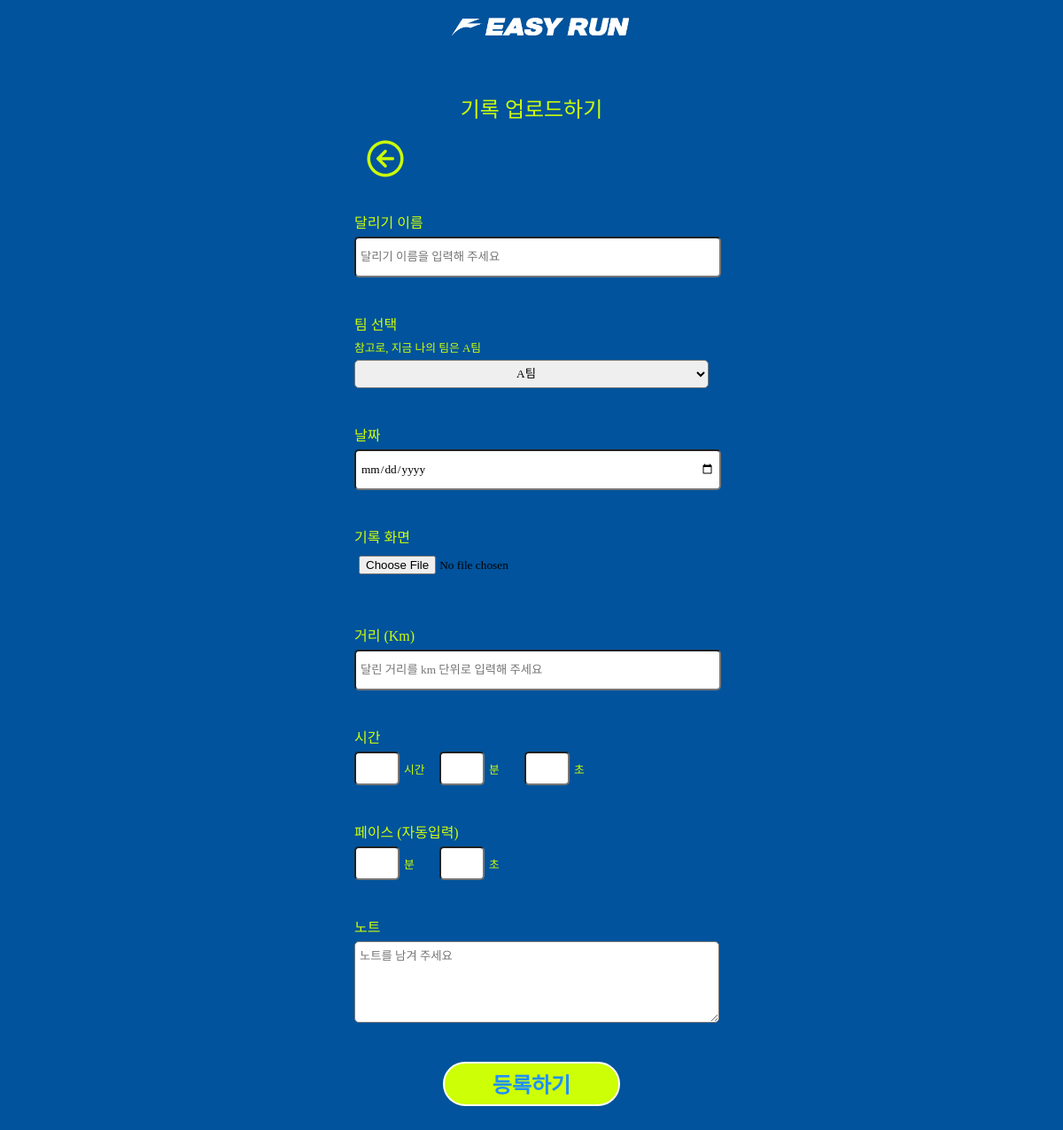
The app's page /runres/resister/ (signed in), older data.
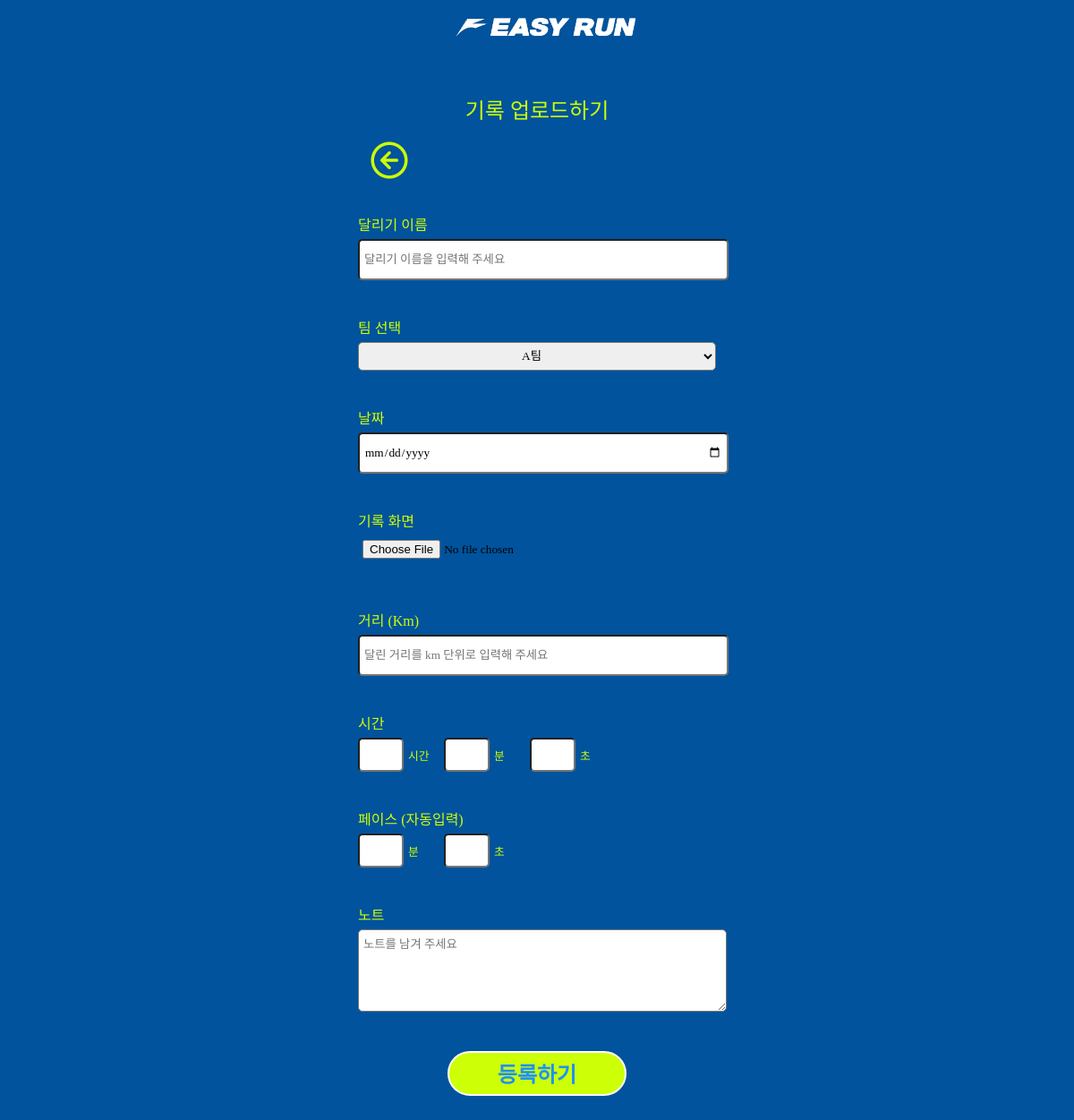
The same page, newer data.
### record/models.py (models this page shows, shortened)
class TeamMember(models.Model):
    member_id = models.AutoField(primary_key=True)
    team = models.ForeignKey(Team, null=True, on_delete=models.CASCADE)
    user = models.ForeignKey(settings.AUTH_USER_MODEL,on_delete=models.CASCADE)
    leader = models.BooleanField(default=False)
    class Meta:
        constraints = [
            models.UniqueConstraint(fields=['user'], name='uunique_user_only_one_team')
        ]

class Team(models.Model):
    STATUS_CHOICES = [
        ('ready', '준비중'),
        ('go', '운영중'),
        ('stop', '완료'),
    ]
    team_id = models.AutoField(primary_key=True)
    team_name = models.CharField(max_length=50, null=False, blank=False)
    status = models.CharField(max_length=50, choices=STATUS_CHOICES, default='ready')
    def __str__(self):
        return str(self.team_name)

### record/views.py (the view)
# urls.py: path("resister/", views.runres, name="runres"),
def runres(request):
    pk = request.user.id
    team_list = Team.objects.all()
    my_team = TeamMember.objects.filter(user=pk)
    return render(request,"run_res.html", {"team_list":team_list,"my_team":my_team})

### templates/run_res.html (shortened to what this page needs)
<!DOCTYPE html>
{% load static %}
<html lang="ko">
  <head>
    <link href="https://hangeul.pstatic.net/hangeul_static/css/nanum-square-neo.css" rel="stylesheet">
    <link rel="stylesheet" type="text/css" href="{% static 'css/joolmag.css' %}"/>
  </head>
  {% if user.is_authenticated %}
    <body class="mainbg">
      <div class="sterun-logo-m">
        <a href={% url "index" %}>
          <img src="{% static "img/easyrun-logo2.png" %}" alt="logo-top" height="auto" ,="," width="200px">
      </div>
      <div class="run-submit-title">
        <div class="sub-title">기록 업로드하기</div>
      </div>
      <div class="container-400">
        <div class="run-submit-prev">
          <div class="previous-btn">
            <a href="{{ request.META.HTTP_REFERER }}">
              <img src="{% static "img/circle-arrow-down.png" %}" alt="logo-top" height="50px" ,="," width="auto"></a>
          </div>
        </div>
      </div>
      <div class="run-form-container">
        <form method="post" id="contactForm" class="run-sm-form" name="contactForm" action="{% url 'runres:recordres' %}" enctype="multipart/form-data">
          <div class="form-control">
            <div class="form-label">달리기 이름
            </div><input class="run-input" id="title" name="title" placeholder="달리기 이름을 입력해 주세요" type="text" required=""/>
          </div>
          <div class="form-control">
            <div class="form-label">팀 선택</div>
            <div class="form-label-80">
              {% for team in my_team %}
                참고로, 지금 나의 팀은
                {{ team.team }}
              {% endfor %}
            </div>
            <select class="run-input" id="team" name="team">
              {% for team in team_list %}
                <option value="{{ team.team_id }}">{{ team.team_name }}</option>
              {% endfor %}
            </select>
          </div>
          <div class="form-control">
            <div class="form-label">날짜
            </div><input class="run-input" type="date" name="record_date" required="" id="record_date">
          </div>
          <div class="form-control">
            <div class="form-label">기록 화면
            </div><input class="run-input" type="file" name="image" required="" id="image">
          </div>
          <div class="form-control">
            <div class="form-label">거리 (Km)
            </div><input class="run-input" type="text" name="distance" placeholder="달린 거리를 km 단위로 입력해 주세요" id="distance">
          </div>
          <div class="form-control">
            <div class="form-label">시간
            </div>
            <div class="ms-row">
              <input class="run-input-t" type="number" name="time_h" id="time_h">
              <div class="ms-txt">시간</div>
              <input class="run-input-t" type="number" name="time_m" required="" id="time_m">
              <div class="ms-txt">분</div>
              <input class="run-input-t" type="number" name="time_s" required="" id="time_s">
              <div class="ms-txt">초</div>
            </div>
          </div>
          <div class="form-control">
            <div class="form-label">페이스 (자동입력)
            </div>
            <div class="ms-row">
              <input class="run-input-t" type="number" name="pace_m" required="" id="pace_m" readonly="readonly">
              <div class="ms-txt">분</div>
              <input class="run-input-t" type="number" name="pace_s" required="" id="pace_s" readonly="readonly">
              <div class="ms-txt">초</div>
            </div>
          </div>
          <div class="form-control">
            <div class="form-label">노트
            </div>
            <textarea class="run-input" id="inputMessage" name="desc" placeholder="노트를 남겨 주세요" data-parsley-pattern="^[a-zA-Z0-9\s.:,!?']+$"></textarea>
          </div>
          <div class="btn-control">
            <button type="submit" name="submit" id="submit-form-btn" class="submit-btn">
              <p class="btn-text">등록하기</p>
            </button>
          </div>
        </form>
      </div>
      <div class="space-h30"></div>
    </body>
  {% endif %}
</html>

Row changes from the older to the newer data that the page shows:
removed TeamMember: team "A팀"
